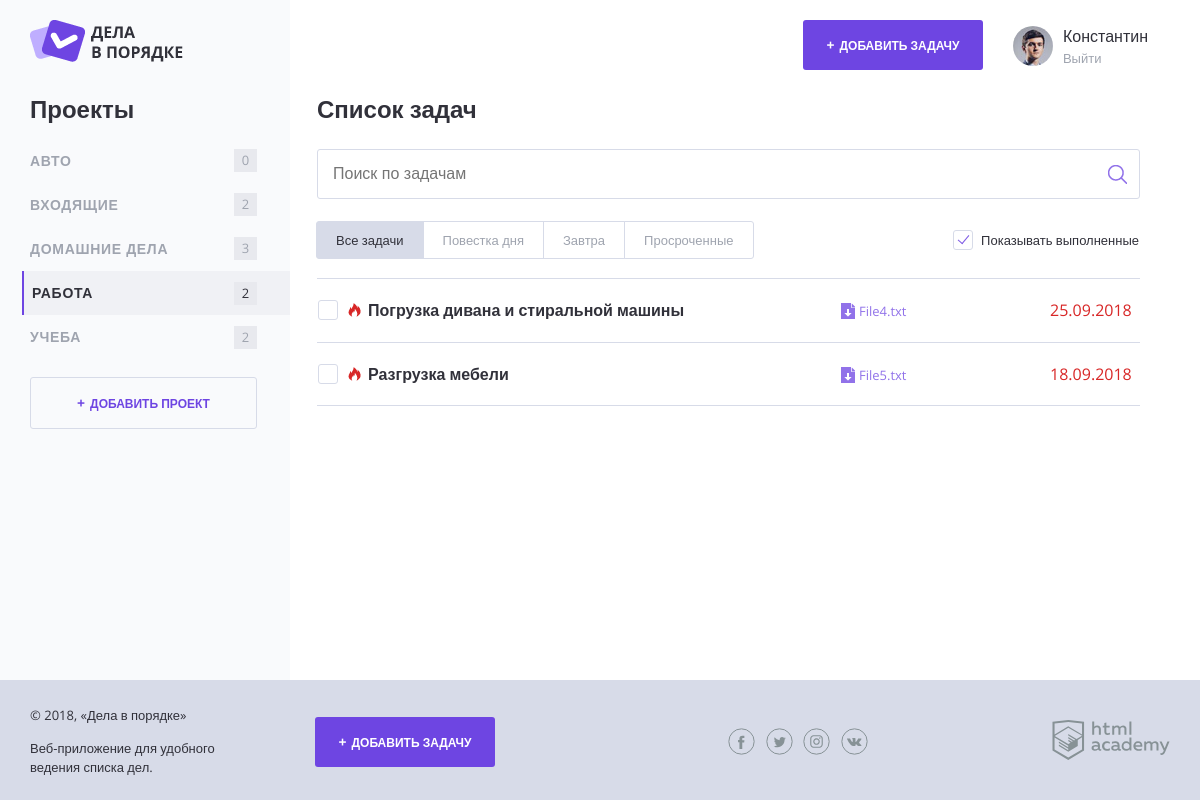
The app's page /?project_id=3 with its own data.
### tables this page shows
CREATE TABLE IF NOT EXISTS `projects` (
  `id` int(10) unsigned NOT NULL AUTO_INCREMENT COMMENT 'Идентификатор',
  `id_user` int(10) unsigned NOT NULL COMMENT 'Идентификатор Пользователя',
  `project_name` varchar(255) NOT NULL COMMENT 'Наименование Проекта',
  PRIMARY KEY (`id`),
  KEY `FK_projects_users` (`id_user`),
  FULLTEXT KEY `project_name` (`project_name`),
  CONSTRAINT `FK_projects_users` FOREIGN KEY (`id_user`) REFERENCES `users` (`id`)
);

CREATE TABLE IF NOT EXISTS `tasks` (
  `id` int(10) unsigned NOT NULL AUTO_INCREMENT COMMENT 'Идентификатор',
  `id_user` int(10) unsigned NOT NULL COMMENT 'Идентификатор Пользователя',
  `id_project` int(10) unsigned NOT NULL COMMENT 'Идентификатор Проекта',
  `date_create` datetime NOT NULL COMMENT 'Дата создания Задачи',
  `date_completion` datetime NOT NULL COMMENT 'Дата и время, когда задача была выполнена',
  `status` bit(1) NOT NULL DEFAULT b'0' COMMENT 'Число (1 или 0), означающее, была ли выполнена задача. По умолчанию ноль.',
  `task_name` varchar(255) NOT NULL COMMENT 'Название задачи',
  `file_name` varchar(255) NOT NULL COMMENT 'Ссылка на файл',
  `date_deadline` datetime NOT NULL COMMENT 'Дата и время, до которого задача должна быть выполнена',
  PRIMARY KEY (`id`),
  KEY `FK_tasks_users` (`id_user`),
  KEY `FK_tasks_projects` (`id_project`),
  FULLTEXT KEY `task_name` (`task_name`),
  CONSTRAINT `FK_tasks_projects` FOREIGN KEY (`id_project`) REFERENCES `projects` (`id`),
  CONSTRAINT `FK_tasks_users` FOREIGN KEY (`id_user`) REFERENCES `users` (`id`)
);

### functions.php (called while the page is built, shortened)
<?php
function include_template($name, $data) {
    $name = "templates/" . $name;
    extract($data);
    require_once $name;
    $result = ob_get_clean();
    return $result;
}
function isImportant($checking_date) {
    $marker = "";
    if ($checking_date !="1970-01-01 00:00:00") {
        $checking_timestamp = strtotime($checking_date);
        $now = time();
        $checking_timestamp = floor(($checking_timestamp - $now)/3600);
        if ($checking_timestamp <= 24) {
            $marker = "task--important";
        }
    }
    return $marker;
}
function showDate($DateTime) {
    global $dateFormat;
    if($DateTime == "1970-01-01 00:00:00") {
        $showDate = "";
    } else {
        $showDate = date_create($DateTime);
        $showDate = date_format($showDate, $dateFormat);
    }
    return $showDate;
}
?>

### templates/index.php (the view, shortened to what this page needs)
<h2 class="content__main-heading">Список задач</h2>
<form class="search-form" action="index.php" method="post">
    <input class="search-form__input" type="text" name="" value="" placeholder="Поиск по задачам">
    <input class="search-form__submit" type="submit" name="" value="Искать">
</form>
<div class="tasks-controls">
    <nav class="tasks-switch">
        <a href="/" class="tasks-switch__item tasks-switch__item--active">Все задачи</a>
        <a href="/" class="tasks-switch__item">Повестка дня</a>
        <a href="/" class="tasks-switch__item">Завтра</a>
        <a href="/" class="tasks-switch__item">Просроченные</a>
    </nav>
    <label class="checkbox">
        <span class="checkbox__text">Показывать выполненные</span>
    </label>
</div>
<table class="tasks">
    <?php foreach ($taskList as $key => $val) { ?>
        <?php if($val["status"] == 1) { ?>
            <?php if ($show_complete_tasks) { ?>
                <tr class="tasks__item task task--completed">
                    <td class="task__select">
                        <label class="checkbox task__checkbox">
                            <input class="checkbox__input visually-hidden" type="checkbox" checked>
                            <span class="checkbox__text"><?=htmlspecialchars($val["task_name"]);?></span>
                        </label>
                    </td>
                    <td class="task__file">
                        <?php if ($val["file_name"] != "") { ?>
                            <a class="download-link" href="uploads/<?=$val["file_name"]?>" download><?=htmlspecialchars($val["file_name"]);?></a>
                        <?php } ?>
                    </td>
                    <td class="task__date"><?=showDate($val["date_deadline"]);?></td>
                </tr>
            <?php } ?>
        <?php } else { ?>
            <tr class="tasks__item task <?=isImportant($val["date_deadline"]);?>">
                <td class="task__select">
                    <label class="checkbox task__checkbox">
                        <span class="checkbox__text"><?=htmlspecialchars($val['task_name']);?></span>
                    </label>
                </td>
                <td class="task__file">
                    <?php if ($val["file_name"] != "") { ?>
                        <a class="download-link" href="uploads/<?=$val["file_name"]?>" download><?=htmlspecialchars($val["file_name"]);?></a>
                    <?php } ?>
                </td>
                <td class="task__date"><?=showDate($val["date_deadline"]);?></td>
            </tr>
        <?php } ?>
        <?php
    } ?>
</table>

### templates/layout.php (shortened to what this page needs)
<!DOCTYPE html>
<html lang="ru">
<head>
    <link rel="stylesheet" href="css/normalize.css">
    <link rel="stylesheet" href="css/style.css">
    <link rel="stylesheet" href="css/flatpickr.min.css">
</head>
<body>
<div class="page-wrapper">
    <div class="container container--with-sidebar">
        <header class="main-header">
            <a href="/">
                <img src="img/logo.png" width="153" height="42" alt="Логотип Дела в порядке">
            </a>
            <div class="main-header__side">
                <a class="main-header__side-item button button--plus open-modal" href="add.php">Добавить задачу</a>
                <div class="main-header__side-item user-menu">
                    <div class="user-menu__image">
                        <img src="img/user-pic.jpg" width="40" height="40" alt="Пользователь">
                    </div>
                    <div class="user-menu__data">
                        <p>Константин</p>
                        <a href="#">Выйти</a>
                    </div>
                </div>
            </div>
        </header>
        <div class="content">
            <section class="content__side">
                <h2 class="content__side-heading">Проекты</h2>
                <nav class="main-navigation">
                    <ul class="main-navigation__list">
                        <?php foreach ($projectList as $key => $val) { ?>
                            <?php if ($active_project == $val["id"]) { ?>
                                <li class="main-navigation__list-item main-navigation__list-item--active">
                            <?php } else { ?>
                                <li class="main-navigation__list-item">
                            <?php }?>
                                <a class="main-navigation__list-item-link" href="/?project_id=<?=$val["id"]; ?>"><?=htmlspecialchars($val["project_name"]); ?></a>
                                <span class="main-navigation__list-item-count">
                                    <?=$val["task_count"]; ?>
                                </span>
                            </li>
                        <?php } ?>
                    </ul>
                </nav>
                <a class="button button--transparent button--plus content__side-button"
                   href="addproject.php" target="project_add">Добавить проект</a>
            </section>
            <main class="content__main"><?= $page_content; ?></main>
        </div>
    </div>
</div>
<footer class="main-footer">
    <div class="container">
        <div class="main-footer__copyright">
            <p>© 2018, «Дела в порядке»</p>
            <p>Веб-приложение для удобного ведения списка дел.</p>
        </div>
        <a class="main-footer__button button button--plus" href="add.php">Добавить задачу</a>
        <div class="main-footer__social social">
            <a class="social__link social__link--facebook" href="#">
            </a>
            <a class="social__link social__link--twitter" href="#">
            </a>
            <a class="social__link social__link--instagram" href="#">
            </a>
            <a class="social__link social__link--vkontakte" href="#">
            </a>
        </div>
        <div class="main-footer__developed-by">
            <a href="https://htmlacademy.ru/intensive/php">
                <img src="img/htmlacademy.svg" alt="HTML Academy" width="118" height="40">
            </a>
        </div>
    </div>
</footer>
</body>
</html>

### records on screen
projects: project_name "АВТО", task_count "0"
projects: project_name "ВХОДЯЩИЕ", task_count "2"
projects: project_name "ДОМАШНИЕ ДЕЛА", task_count "3"
projects: project_name "РАБОТА", task_count "2"
projects: project_name "УЧЕБА", task_count "2"
tasks: task_name "Погрузка дивана и стиральной машины", file_name "File4.txt", date_deadline "25.09.2018"
tasks: task_name "Разгрузка мебели", file_name "File5.txt", date_deadline "18.09.2018"
